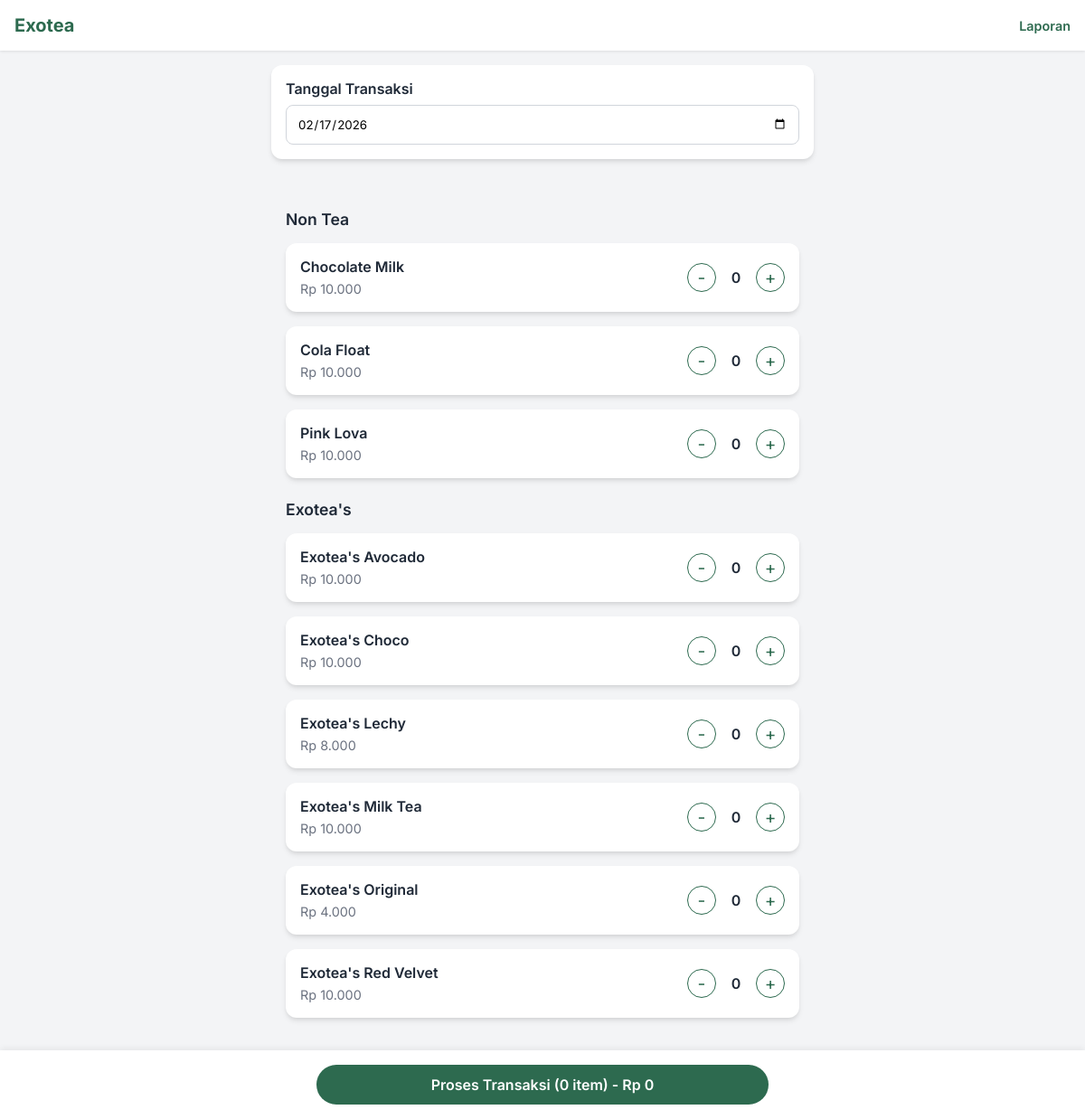
Page /pages/input_transaksi.php on the committed database.
### tables this page shows
CREATE TABLE IF NOT EXISTS menus (
    id INT AUTO_INCREMENT PRIMARY KEY,
    nama_menu VARCHAR(100) NOT NULL,
    kategori VARCHAR(50) NOT NULL,
    harga INT DEFAULT 0
);

### pages/input_transaksi.php (the view, shortened to what this page needs)
<?php
require_once __DIR__ . '/../config/database.php';
try {
    $stmt = $pdo->query("SELECT * FROM menus ORDER BY kategori DESC, nama_menu ASC");
    $menus = $stmt->fetchAll();
} catch (PDOException $e) {
    die("Error fetching menus: " . $e->getMessage());
}
$grouped_menus = [];
foreach ($menus as $menu) {
    $grouped_menus[$menu['kategori']][] = $menu;
}
?>
<!DOCTYPE html>
<html lang="id">
<head>
    <link rel="stylesheet" href="../style.css">
    <link rel="stylesheet" href="../style.css">
</head>
<body>
    <header class="header">
        <div class="brand">Exotea</div>
        <a href="laporan.php"
            style="text-decoration: none; color: var(--primary); font-size: 0.9rem; font-weight: 600;">Laporan</a>
    </header>
    <form action="../actions/simpan_transaksi.php" method="POST" id="orderForm" onsubmit="confirmOrder(event)">
        <div
            style="background: white; padding: 1rem; margin: 1rem auto; max-width: 600px; border-radius: 12px; box-shadow: var(--shadow);">
            <label style="font-weight: 600; color: var(--text); display: block; margin-bottom: 0.5rem;">Tanggal
                Transaksi</label>
            <input type="date" name="tanggal" value="<?= date('Y-m-d') ?>"
                style="width: 100%; padding: 0.75rem; border: 1px solid #d1d5db; border-radius: 8px; font-family: inherit;">
        </div>
        <div class="menu-container">
            <?php foreach ($grouped_menus as $kategori => $items): ?>
                <h2 class="category-title">
                    <?= htmlspecialchars($kategori) ?>
                </h2>
                <?php foreach ($items as $item): ?>
                    <div class="menu-item">
                        <div class="menu-info">
                            <span class="menu-name">
                                <?= htmlspecialchars($item['nama_menu']) ?>
                            </span>
                            <span class="menu-price" id="price-display-<?= $item['id'] ?>">Rp
                                <?= number_format($item['harga'], 0, ',', '.') ?>
                            </span>
                        </div>
                        <div class="menu-actions">
                            <button type="button" class="btn-qty" onclick="updateQty(<?= $item['id'] ?>, -1)">-</button>
                            <span class="qty-display" id="qty-display-<?= $item['id'] ?>">0</span>
                            <button type="button" class="btn-qty" onclick="updateQty(<?= $item['id'] ?>, 1)">+</button>
                        </div>
                    </div>
                <?php endforeach; ?>
            <?php endforeach; ?>
        </div>
        <div class="checkout-bar">
            <button type="submit" class="btn-submit" id="submitBtn" disabled>
                Proses Transaksi (<span id="total-items">0</span> item) - Rp <span id="total-price">0</span>
            </button>
        </div>
    </form>
</body>
</html>

### style.css (style rules this page uses)
:root { --primary: #2d6a4f; --primary-dark: #1b4332; --accent: #d8f3dc; --text: #1f2937; --text-light: #6b7280; --bg: #f3f4f6; --white: #ffffff; --success: #10b981; --danger: #ef4444; --radius: 12px; --shadow: 0 4px 6px -1px rgba(0, 0, 0, 0.1), 0 2px 4px -1px rgba(0, 0, 0, 0.06); }
* { box-sizing: border-box; margin: 0; padding: 0; font-family: 'Inter', system-ui, -apple-system, sans-serif; }
body { background-color: var(--bg); color: var(--text); padding-bottom: 80px; }
.header { background: var(--white); padding: 1rem; position: sticky; top: 0; z-index: 100; box-shadow: 0 1px 3px rgba(0,0,0,0.1); display: flex; justify-content: space-between; align-items: center; }
.brand { font-weight: 700; font-size: 1.25rem; color: var(--primary); }
.menu-container { max-width: 600px; margin: 0 auto; padding: 1rem; }
.category-title { font-size: 1.1rem; font-weight: 600; margin: 1.5rem 0 1rem; color: var(--text); }
.menu-item { background: var(--white); border-radius: var(--radius); padding: 1rem; margin-bottom: 1rem; display: flex; justify-content: space-between; align-items: center; box-shadow: var(--shadow); }
.menu-info { flex: 1; }
.menu-name { font-weight: 600; display: block; margin-bottom: 0.25rem; }
.menu-price { color: var(--text-light); font-size: 0.9rem; }
.menu-actions { display: flex; align-items: center; gap: 0.75rem; }
.btn-qty { width: 32px; height: 32px; border-radius: 50%; border: 1px solid var(--primary); background: var(--white); color: var(--primary); font-size: 1.2rem; display: flex; align-items: center; justify-content: center; cursor: pointer; transition: all 0.2s; }
.qty-display { font-weight: 600; width: 20px; text-align: center; }
.checkout-bar { position: fixed; bottom: 0; left: 0; right: 0; background: var(--white); padding: 1rem; box-shadow: 0 -4px 6px -1px rgba(0, 0, 0, 0.05); display: flex; justify-content: center; }
.btn-submit { background: var(--primary); color: var(--white); border: none; padding: 0.75rem 2rem; border-radius: 50px; font-weight: 600; width: 100%; max-width: 500px; cursor: pointer; font-size: 1rem; transition: background 0.2s; }

### rows in the picture
menus: nama_menu "Chocolate Milk", harga "10.000"
menus: nama_menu "Cola Float", harga "10.000"
menus: nama_menu "Pink Lova", harga "10.000"
menus: nama_menu "Exotea's Avocado", harga "10.000"
menus: nama_menu "Exotea's Choco", harga "10.000"
menus: nama_menu "Exotea's Lechy", harga "8.000"
menus: nama_menu "Exotea's Milk Tea", harga "10.000"
menus: nama_menu "Exotea's Original", harga "4.000"
menus: nama_menu "Exotea's Red Velvet", harga "10.000"

### other values in the picture
$kategori "Non Tea"
$kategori "Exotea's"
